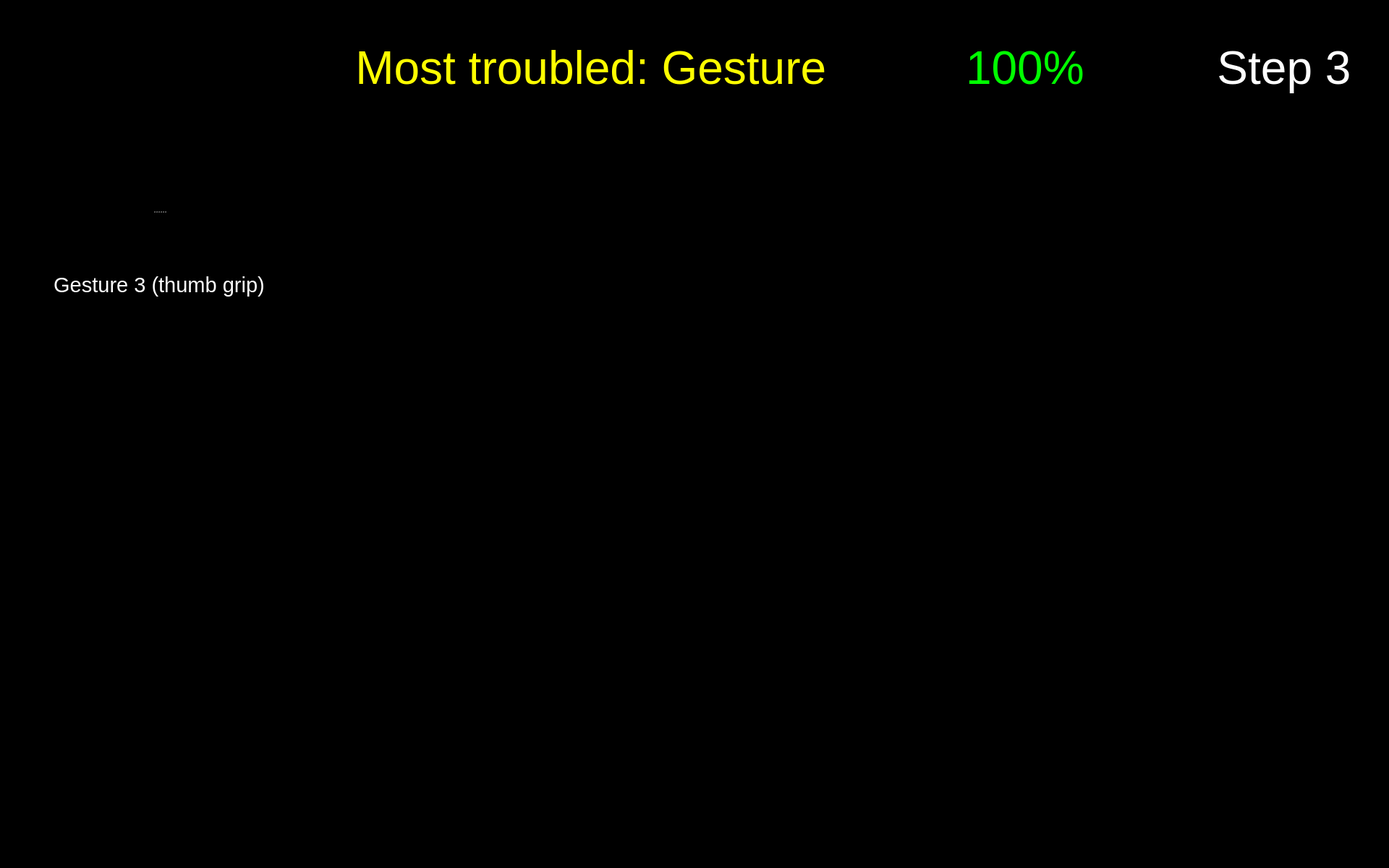
<?xml version="1.0" encoding="UTF-8"?>
<ui version="4.0">
 <class>Form</class>
 <widget class="QWidget" name="Form">
  <property name="geometry">
   <rect>
    <x>0</x>
    <y>0</y>
    <width>1920</width>
    <height>1200</height>
   </rect>
  </property>
  <property name="maximumSize">
   <size>
    <width>1920</width>
    <height>1200</height>
   </size>
  </property>
  <property name="windowTitle">
   <string>Form</string>
  </property>
  <property name="styleSheet">
   <string notr="true">background-color: rgb(0, 0, 0);</string>
  </property>
  <widget class="QPushButton" name="button_nav_left">
   <property name="enabled">
    <bool>true</bool>
   </property>
   <property name="geometry">
    <rect>
     <x>800</x>
     <y>560</y>
     <width>150</width>
     <height>150</height>
    </rect>
   </property>
   <property name="minimumSize">
    <size>
     <width>81</width>
     <height>81</height>
    </size>
   </property>
   <property name="maximumSize">
    <size>
     <width>150</width>
     <height>150</height>
    </size>
   </property>
   <property name="cursor">
    <cursorShape>OpenHandCursor</cursorShape>
   </property>
   <property name="focusPolicy">
    <enum>Qt::WheelFocus</enum>
   </property>
   <property name="contextMenuPolicy">
    <enum>Qt::DefaultContextMenu</enum>
   </property>
   <property name="layoutDirection">
    <enum>Qt::LeftToRight</enum>
   </property>
   <property name="autoFillBackground">
    <bool>false</bool>
   </property>
   <property name="styleSheet">
    <string notr="true"/>
   </property>
   <property name="icon">
    <iconset resource="resources/res.qrc">
     <normaloff>:/buttons/Button Left.svg</normaloff>:/buttons/Button Left.svg</iconset>
   </property>
   <property name="iconSize">
    <size>
     <width>144</width>
     <height>144</height>
    </size>
   </property>
   <property name="autoDefault">
    <bool>false</bool>
   </property>
   <property name="default">
    <bool>false</bool>
   </property>
   <property name="flat">
    <bool>true</bool>
   </property>
  </widget>
  <widget class="QPushButton" name="button_nav_right">
   <property name="enabled">
    <bool>true</bool>
   </property>
   <property name="geometry">
    <rect>
     <x>960</x>
     <y>560</y>
     <width>150</width>
     <height>150</height>
    </rect>
   </property>
   <property name="minimumSize">
    <size>
     <width>81</width>
     <height>81</height>
    </size>
   </property>
   <property name="maximumSize">
    <size>
     <width>150</width>
     <height>150</height>
    </size>
   </property>
   <property name="cursor">
    <cursorShape>OpenHandCursor</cursorShape>
   </property>
   <property name="focusPolicy">
    <enum>Qt::WheelFocus</enum>
   </property>
   <property name="contextMenuPolicy">
    <enum>Qt::DefaultContextMenu</enum>
   </property>
   <property name="layoutDirection">
    <enum>Qt::LeftToRight</enum>
   </property>
   <property name="autoFillBackground">
    <bool>false</bool>
   </property>
   <property name="styleSheet">
    <string notr="true"/>
   </property>
   <property name="icon">
    <iconset resource="resources/res.qrc">
     <normaloff>:/buttons/Button Right.svg</normaloff>:/buttons/Button Right.svg</iconset>
   </property>
   <property name="iconSize">
    <size>
     <width>144</width>
     <height>144</height>
    </size>
   </property>
   <property name="autoDefault">
    <bool>false</bool>
   </property>
   <property name="default">
    <bool>false</bool>
   </property>
   <property name="flat">
    <bool>true</bool>
   </property>
  </widget>
  <widget class="QWidget" name="widget_score" native="true">
   <property name="geometry">
    <rect>
     <x>1180</x>
     <y>20</y>
     <width>450</width>
     <height>150</height>
    </rect>
   </property>
   <widget class="QWidget" name="horizontalLayoutWidget_2">
    <property name="geometry">
     <rect>
      <x>-1</x>
      <y>-1</y>
      <width>451</width>
      <height>152</height>
     </rect>
    </property>
    <layout class="QHBoxLayout" name="horizontalLayout_2">
     <item>
      <widget class="QLabel" name="score_flag">
       <property name="enabled">
        <bool>true</bool>
       </property>
       <property name="sizePolicy">
        <sizepolicy hsizetype="Preferred" vsizetype="Preferred">
         <horstretch>0</horstretch>
         <verstretch>0</verstretch>
        </sizepolicy>
       </property>
       <property name="maximumSize">
        <size>
         <width>150</width>
         <height>150</height>
        </size>
       </property>
       <property name="text">
        <string/>
       </property>
       <property name="pixmap">
        <pixmap resource="resources/res.qrc">:/img/Score Flag.svg</pixmap>
       </property>
      </widget>
     </item>
     <item>
      <widget class="QLabel" name="label_text_score">
       <property name="font">
        <font>
         <pointsize>48</pointsize>
        </font>
       </property>
       <property name="styleSheet">
        <string notr="true">color: rgb(0, 255, 0);</string>
       </property>
       <property name="text">
        <string>&lt;html&gt;&lt;head/&gt;&lt;body&gt;&lt;p&gt;&lt;span style=&quot; color:#00ff00;&quot;&gt;100%&lt;/span&gt;&lt;/p&gt;&lt;/body&gt;&lt;/html&gt;</string>
       </property>
       <property name="alignment">
        <set>Qt::AlignLeading|Qt::AlignLeft|Qt::AlignVCenter</set>
       </property>
       <property name="wordWrap">
        <bool>true</bool>
       </property>
      </widget>
     </item>
    </layout>
   </widget>
  </widget>
  <widget class="QPushButton" name="button_exit">
   <property name="enabled">
    <bool>true</bool>
   </property>
   <property name="geometry">
    <rect>
     <x>1760</x>
     <y>1040</y>
     <width>150</width>
     <height>150</height>
    </rect>
   </property>
   <property name="minimumSize">
    <size>
     <width>81</width>
     <height>81</height>
    </size>
   </property>
   <property name="maximumSize">
    <size>
     <width>150</width>
     <height>150</height>
    </size>
   </property>
   <property name="cursor">
    <cursorShape>OpenHandCursor</cursorShape>
   </property>
   <property name="focusPolicy">
    <enum>Qt::WheelFocus</enum>
   </property>
   <property name="contextMenuPolicy">
    <enum>Qt::DefaultContextMenu</enum>
   </property>
   <property name="icon">
    <iconset resource="resources/res.qrc">
     <normaloff>:/buttons/Button Exit.svg</normaloff>:/buttons/Button Exit.svg</iconset>
   </property>
   <property name="iconSize">
    <size>
     <width>144</width>
     <height>144</height>
    </size>
   </property>
   <property name="autoDefault">
    <bool>false</bool>
   </property>
   <property name="default">
    <bool>false</bool>
   </property>
   <property name="flat">
    <bool>true</bool>
   </property>
  </widget>
  <widget class="QLabel" name="icon_expert_1">
   <property name="enabled">
    <bool>true</bool>
   </property>
   <property name="geometry">
    <rect>
     <x>490</x>
     <y>220</y>
     <width>100</width>
     <height>100</height>
    </rect>
   </property>
   <property name="sizePolicy">
    <sizepolicy hsizetype="Preferred" vsizetype="Preferred">
     <horstretch>0</horstretch>
     <verstretch>0</verstretch>
    </sizepolicy>
   </property>
   <property name="maximumSize">
    <size>
     <width>100</width>
     <height>100</height>
    </size>
   </property>
   <property name="text">
    <string/>
   </property>
   <property name="pixmap">
    <pixmap resource="resources/res.qrc">:/img/Icon Expert.png</pixmap>
   </property>
   <property name="scaledContents">
    <bool>true</bool>
   </property>
  </widget>
  <widget class="QLabel" name="image_step">
   <property name="geometry">
    <rect>
     <x>1650</x>
     <y>170</y>
     <width>250</width>
     <height>250</height>
    </rect>
   </property>
   <property name="font">
    <font>
     <pointsize>48</pointsize>
    </font>
   </property>
   <property name="styleSheet">
    <string notr="true">color: rgb(255, 255, 255);</string>
   </property>
   <property name="text">
    <string/>
   </property>
   <property name="pixmap">
    <pixmap resource="resources/res.qrc">:/detected steps/Detected Step3 Button.png</pixmap>
   </property>
   <property name="alignment">
    <set>Qt::AlignCenter</set>
   </property>
   <property name="wordWrap">
    <bool>true</bool>
   </property>
  </widget>
  <widget class="QLabel" name="icon_reaction_1">
   <property name="enabled">
    <bool>true</bool>
   </property>
   <property name="geometry">
    <rect>
     <x>1400</x>
     <y>250</y>
     <width>200</width>
     <height>200</height>
    </rect>
   </property>
   <property name="sizePolicy">
    <sizepolicy hsizetype="Preferred" vsizetype="Preferred">
     <horstretch>0</horstretch>
     <verstretch>0</verstretch>
    </sizepolicy>
   </property>
   <property name="maximumSize">
    <size>
     <width>200</width>
     <height>200</height>
    </size>
   </property>
   <property name="text">
    <string/>
   </property>
   <property name="scaledContents">
    <bool>true</bool>
   </property>
  </widget>
  <widget class="QLabel" name="icon_newbie_1">
   <property name="enabled">
    <bool>true</bool>
   </property>
   <property name="geometry">
    <rect>
     <x>490</x>
     <y>380</y>
     <width>100</width>
     <height>100</height>
    </rect>
   </property>
   <property name="sizePolicy">
    <sizepolicy hsizetype="Preferred" vsizetype="Preferred">
     <horstretch>0</horstretch>
     <verstretch>0</verstretch>
    </sizepolicy>
   </property>
   <property name="maximumSize">
    <size>
     <width>100</width>
     <height>100</height>
    </size>
   </property>
   <property name="text">
    <string/>
   </property>
   <property name="pixmap">
    <pixmap resource="resources/res.qrc">:/img/Icon User.png</pixmap>
   </property>
   <property name="scaledContents">
    <bool>true</bool>
   </property>
  </widget>
  <widget class="QLabel" name="label_plot_1">
   <property name="geometry">
    <rect>
     <x>490</x>
     <y>180</y>
     <width>850</width>
     <height>340</height>
    </rect>
   </property>
   <property name="maximumSize">
    <size>
     <width>1200</width>
     <height>480</height>
    </size>
   </property>
   <property name="font">
    <font>
     <pointsize>48</pointsize>
    </font>
   </property>
   <property name="styleSheet">
    <string notr="true">color: rgb(255, 255, 255);</string>
   </property>
   <property name="text">
    <string/>
   </property>
   <property name="scaledContents">
    <bool>true</bool>
   </property>
  </widget>
  <widget class="QLabel" name="label_trouble">
   <property name="geometry">
    <rect>
     <x>260</x>
     <y>20</y>
     <width>900</width>
     <height>150</height>
    </rect>
   </property>
   <property name="font">
    <font>
     <family>Arial</family>
     <pointsize>48</pointsize>
     <weight>9</weight>
     <italic>false</italic>
     <bold>false</bold>
    </font>
   </property>
   <property name="styleSheet">
    <string notr="true">font: 75 48pt &quot;Arial&quot;;
color: rgb(255, 255, 0);</string>
   </property>
   <property name="text">
    <string>Most troubled: Gesture </string>
   </property>
   <property name="textFormat">
    <enum>Qt::RichText</enum>
   </property>
   <property name="alignment">
    <set>Qt::AlignRight|Qt::AlignTrailing|Qt::AlignVCenter</set>
   </property>
   <property name="wordWrap">
    <bool>true</bool>
   </property>
  </widget>
  <widget class="QLabel" name="label_text_step">
   <property name="geometry">
    <rect>
     <x>1650</x>
     <y>20</y>
     <width>250</width>
     <height>150</height>
    </rect>
   </property>
   <property name="font">
    <font>
     <family>Arial</family>
     <pointsize>48</pointsize>
     <weight>9</weight>
     <italic>false</italic>
     <bold>false</bold>
    </font>
   </property>
   <property name="styleSheet">
    <string notr="true">font: 75 48pt &quot;Arial&quot;;
color: rgb(255, 255, 255);</string>
   </property>
   <property name="text">
    <string>Step 3</string>
   </property>
   <property name="textFormat">
    <enum>Qt::RichText</enum>
   </property>
   <property name="alignment">
    <set>Qt::AlignCenter</set>
   </property>
   <property name="wordWrap">
    <bool>true</bool>
   </property>
  </widget>
  <widget class="QSplitter" name="splitter_2">
   <property name="geometry">
    <rect>
     <x>60</x>
     <y>210</y>
     <width>320</width>
     <height>282</height>
    </rect>
   </property>
   <property name="orientation">
    <enum>Qt::Vertical</enum>
   </property>
   <widget class="QLabel" name="image_required_1">
    <property name="maximumSize">
     <size>
      <width>320</width>
      <height>240</height>
     </size>
    </property>
    <property name="text">
     <string/>
    </property>
    <property name="pixmap">
     <pixmap resource="resources/res.qrc">:/img/left_step3_gesture3.png</pixmap>
    </property>
    <property name="scaledContents">
     <bool>true</bool>
    </property>
   </widget>
   <widget class="QLabel" name="text_required_1">
    <property name="font">
     <font>
      <family>Arial</family>
      <pointsize>22</pointsize>
      <weight>9</weight>
      <italic>false</italic>
      <bold>false</bold>
     </font>
    </property>
    <property name="styleSheet">
     <string notr="true">font: 75 22pt &quot;Arial&quot;;
color: rgb(255, 255, 255);</string>
    </property>
    <property name="text">
     <string>Gesture 3 (thumb grip)</string>
    </property>
    <property name="textFormat">
     <enum>Qt::PlainText</enum>
    </property>
    <property name="alignment">
     <set>Qt::AlignCenter</set>
    </property>
    <property name="wordWrap">
     <bool>true</bool>
    </property>
   </widget>
  </widget>
  <zorder>label_plot_1</zorder>
  <zorder>button_nav_left</zorder>
  <zorder>button_nav_right</zorder>
  <zorder>widget_score</zorder>
  <zorder>button_exit</zorder>
  <zorder>icon_expert_1</zorder>
  <zorder>image_step</zorder>
  <zorder>icon_reaction_1</zorder>
  <zorder>icon_newbie_1</zorder>
  <zorder>label_trouble</zorder>
  <zorder>label_text_step</zorder>
  <zorder>splitter_2</zorder>
 </widget>
 <resources>
  <include location="resources/res.qrc"/>
 </resources>
 <connections/>
</ui>
